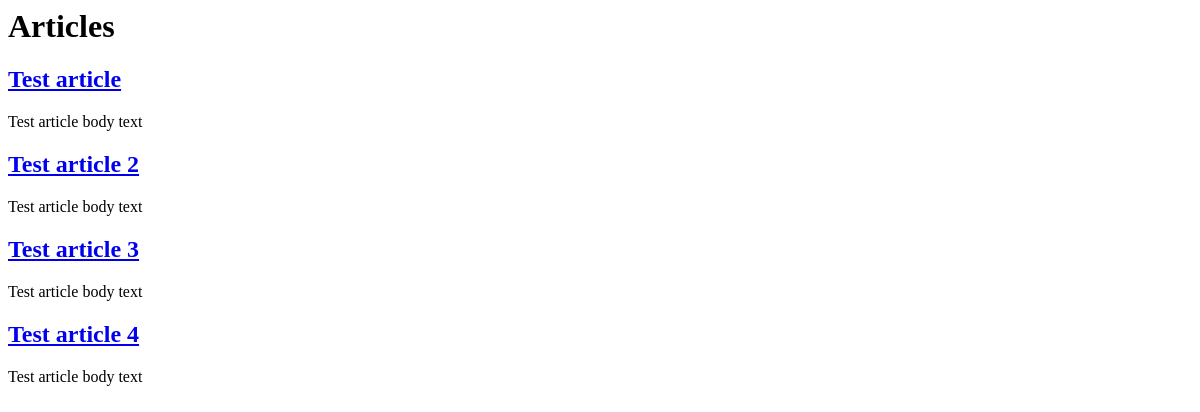
/articles/all/, run on an earlier commit of the app's database.
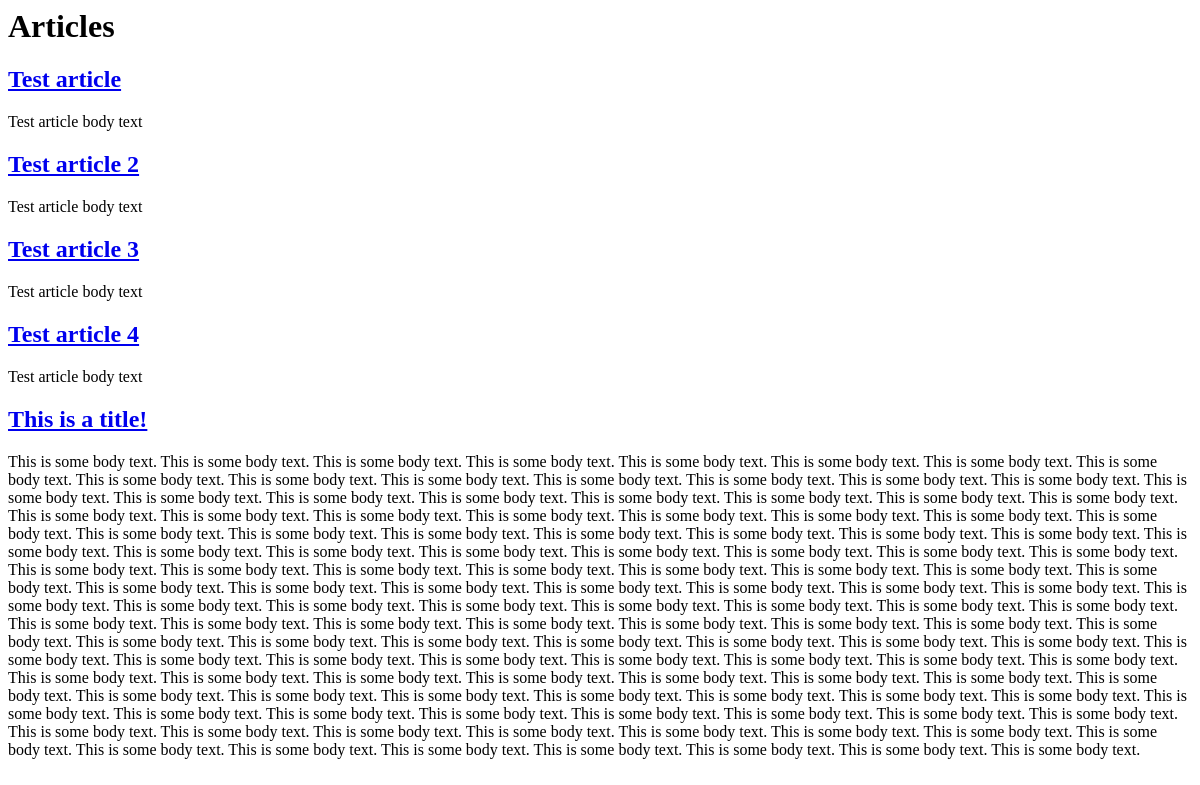
And on a later commit of the database.
### article/models.py (models this page shows, shortened)
class Article(models.Model):
    title = models.CharField(max_length=200)
    body = models.TextField()
    pub_date = models.DateTimeField('date published')
    likes = models.IntegerField()

### article/views.py (the view)
def articles(request):
    return render_to_response('articles.html',
                              {'articles': Article.objects.all()})

### templates/articles.html
<html>
<body>
  <h1>Articles</h1>
  {% for article in articles %}
  <article>
    <h2><a href="/articles/get/{{article.id}}/">{{article.title}}</a></h2>
    <p>{{article.body}}</p>
  </article>
  {% endfor %}
</body>
</html>

What changed in the data, as far as the page shows it:
added Article: title "This is a title!", body "This is some body text. This is some body text. This is some body text. This is some body text. This is some body text. This is some body text. This is some body text. This is some body text. This is some body text. This is some body text. This is some body text. This is some body text. This is some body text. This is some body text. This is some body text. This is some body text. This is some body text. This is some body text. This is some body text. This is some body text. This is some body text. This is some body text. This is some body text. This is some body text. This is some body text. This is some body text. This is some body text. This is some body text. This is some body text.…"
